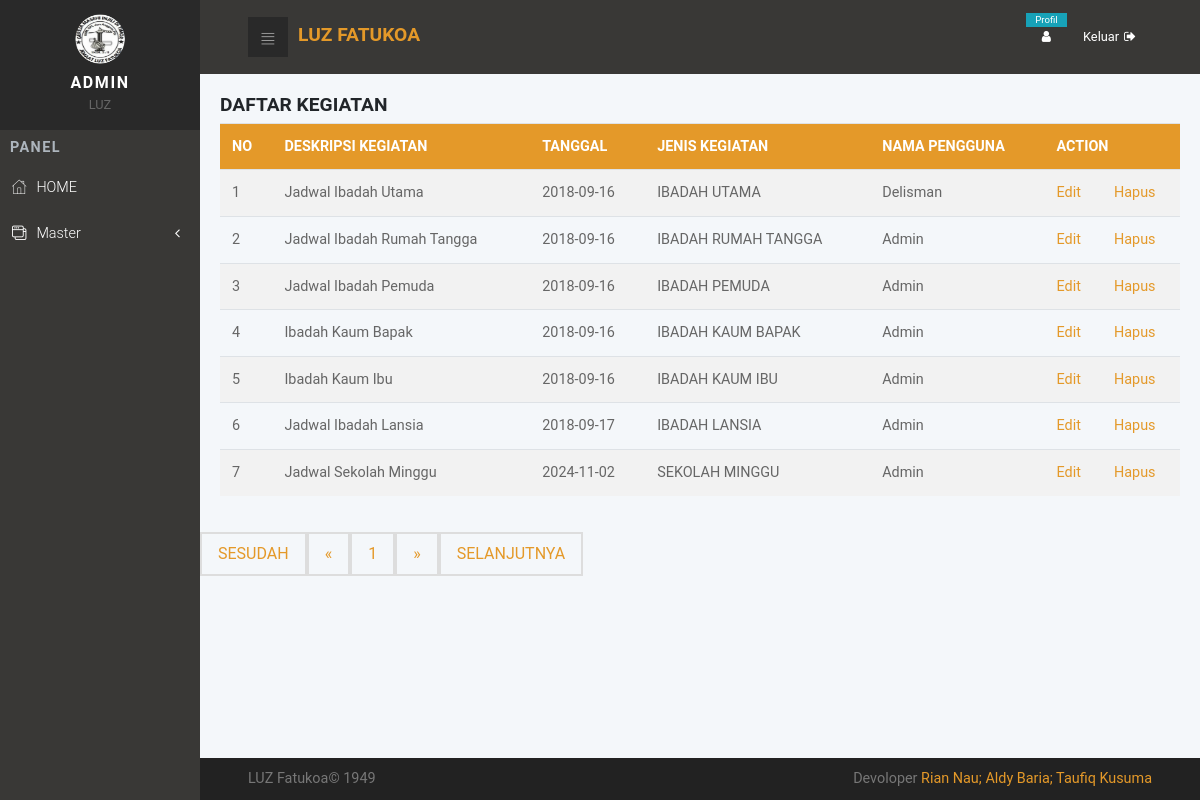
The page /admin/project_tampil.php (signed in) on the database as committed earlier.
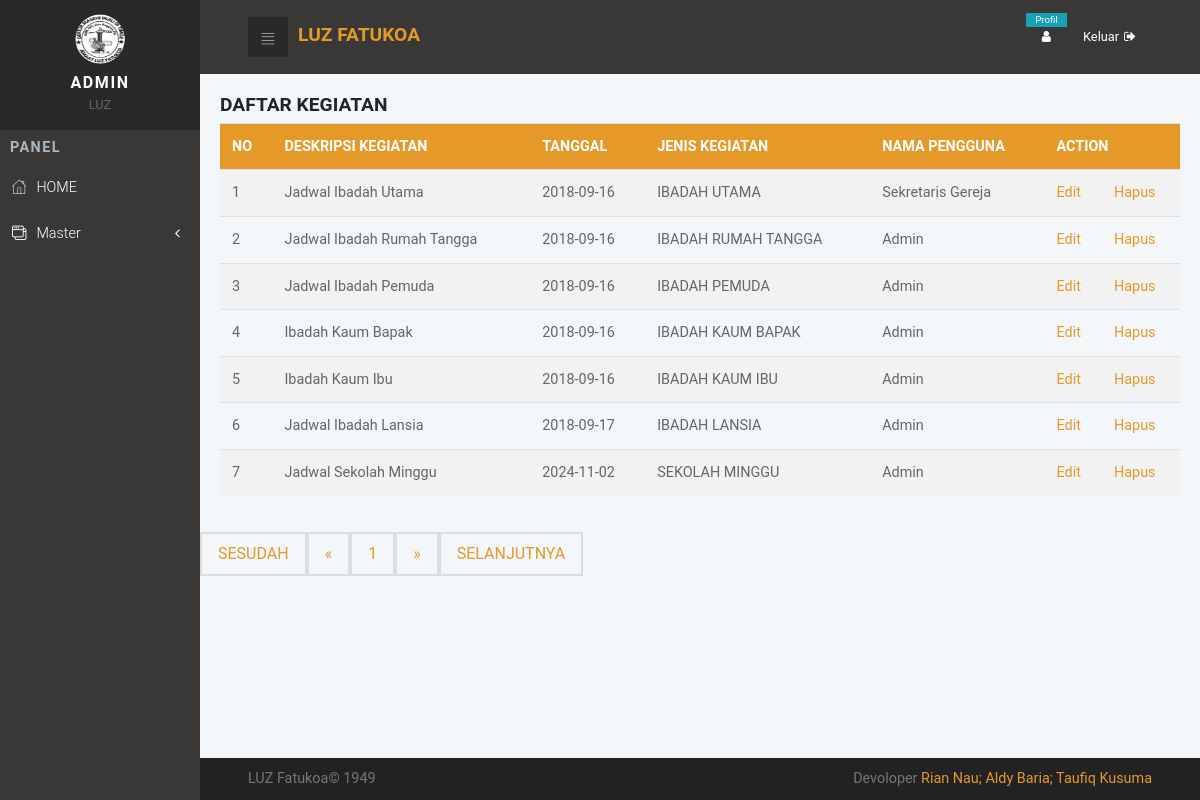
The same page on the database as committed later.
### tables this page shows
CREATE TABLE `tbl_file` (
  `kode` int(11) NOT NULL,
  `kategori` varchar(50) DEFAULT NULL,
  `judul` varchar(100) DEFAULT NULL,
  `konten` text DEFAULT NULL,
  `tgl_posting` date DEFAULT NULL,
  `user` varchar(50) DEFAULT NULL,
  `status` varchar(10) NOT NULL,
  `data_file` text NOT NULL
);

### admin/project_tampil.php (the view, shortened to what this page needs)
<?php
include 'header.php';
error_reporting(0); ?>
<head>
</head>
<div class="card-body">
	<h3> DAFTAR KEGIATAN </h3>
	<div class="table-responsive">
		<table class="table">
			<tr>
				<th>NO</th>
				<th>DESKRIPSI KEGIATAN</th>
				<th>TANGGAL</th>
				<th>JENIS KEGIATAN</th>
				<th>NAMA PENGGUNA</th>
				<th colspan="2">ACTION</th>
			</tr>
			<?php
			$page = (isset($_GET['page'])) ? $_GET['page'] : 1;
			$limit = 10;
			$limit_start = ($page - 1) * $limit;
			$sql = mysqli_query($konek, "SELECT * FROM tbl_file LIMIT " . $limit_start . "," . $limit);
			$no = $limit_start + 1;
			while ($data = mysqli_fetch_array($sql)) {
			?>
				<tr>
					<td> <?php echo $no; ?></td>
					<td> <?php echo $data['judul']; ?></td>
					<td> <?php echo $data['tgl_posting']; ?></td>
					<td> <?php echo $data['kategori']; ?></td>
					<td> <?php echo $data['user']; ?></td>
					<td> <a href="project_edit.php?id=<?php echo base64_encode($data['kode']); ?>">Edit</a></td>
					<td> <a href="project_hapus.php?id=<?php echo $data['kode']; ?> ">Hapus</a></td>
				</tr>
			<?php
				$no++;
			}
			?>
		</table>
	</div>
</div>
<ul class="pagination">
	<?php
	if ($page == 1) {
	?>
		<li class="disabled"><a href="#">SESUDAH</a></li>
		<li class="disabled"><a href="#">&laquo;</a></li>
	<?php
	} else {
		$link_prev = ($page > 1) ? $page - 1 : 1;
	?>
		<li><a href="project_tampil.php?page=1">SESUDAH</a></li>
		<li><a href="project_tampil.php?page=<?php echo $link_prev; ?>">&laquo;</a></li>
	<?php
	}
	?>
	<?php
	$sql2 = mysqli_query($konek, "SELECT COUNT(*) AS jumlah FROM tbl_file");
	$get_jumlah = mysqli_fetch_array($sql2);
	$jumlah_page = ceil($get_jumlah['jumlah'] / $limit);
	$jumlah_number = 3;
	$start_number = ($page > $jumlah_number) ? $page - $jumlah_number : 1;
	$end_number = ($page < ($jumlah_page - $jumlah_number)) ? $page + $jumlah_number : $jumlah_page;
	for ($i = $start_number; $i <= $end_number; $i++) {
		$link_active = ($page == $i) ? ' class="active"' : '';
	?>
		<li<?php echo $link_active; ?>><a href="project_tampil.php?page=<?php echo $i; ?>"><?php echo $i; ?></a></li>
		<?php
	}
		?>
		<?php
		if ($page == $jumlah_page) {
		?>
			<li class="disabled"><a href="#">&raquo;</a></li>
			<li class="disabled"><a href="#">SELANJUTNYA</a></li>
		<?php
		} else {
			$link_next = ($page < $jumlah_page) ? $page + 1 : $jumlah_page;
		?>
			<li><a href="project_tampil.php?page=<?php echo $link_next; ?>">&raquo;</a></li>
			<li><a href="project_tampil.php?page=<?php echo $jumlah_page; ?>">SELANJUTNYA</a></li>
		<?php
		}
		?>
</ul>
<div>
	<?php include 'footer.php'; ?>

Rows that differ between the two databases and show on the page:
changed tbl_file "Jadwal Ibadah Utama": user "Delisman" → "Sekretaris Gereja"
